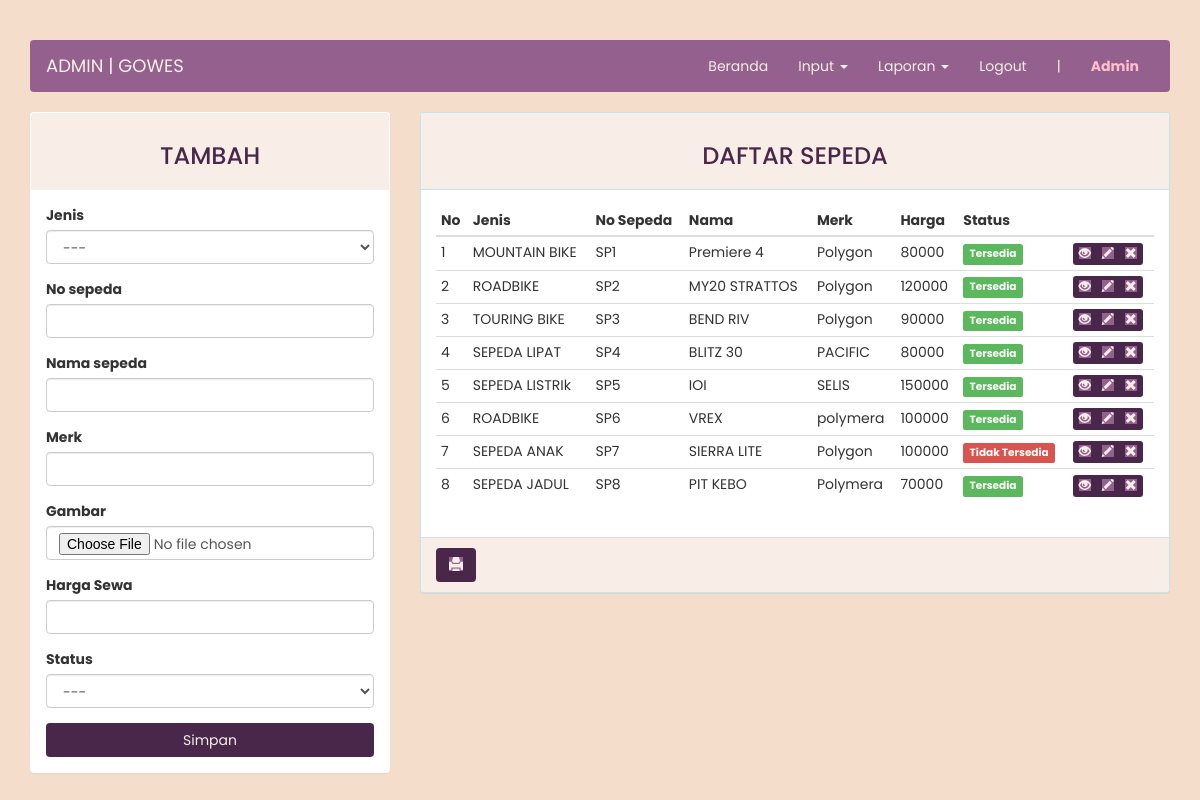
The app's page /homepage/pemesanan/admin/index.php?page=sepeda (signed in) with its own data.
### tables this page shows
CREATE TABLE `sepeda` (
  `id_sepeda` int(11) NOT NULL,
  `id_jenis` int(4) NOT NULL,
  `no_sepeda` varchar(10) NOT NULL,
  `merk` varchar(20) NOT NULL,
  `nama_sepeda` varchar(30) NOT NULL,
  `gambar` varchar(100) NOT NULL,
  `harga` int(7) NOT NULL,
  `status` enum('0','1') NOT NULL
);

CREATE TABLE `jenis` (
  `id_jenis` int(4) NOT NULL,
  `nama` varchar(30) NOT NULL
);

### homepage/pemesanan/admin/page/sepeda.php (the view, shortened to what this page needs)
<?php
$update = (isset($_GET['action']) AND $_GET['action'] == 'update') ? true : false;
?>
<div class="row">
	<div class="col-md-4 hidden-print">
	    <div class="panel panel-<?= ($update)  ?>">
	        <div class="panel-heading"><h3 class="text-center"><?= ($update) ? "EDIT" : "TAMBAH" ?></h3></div>
	        <div class="panel-body">
	            <form action="<?=$_SERVER['REQUEST_URI']?>" method="POST" enctype="multipart/form-data">
	                <div class="form-group">
	                    <label for="id_jenis">Jenis</label>
											<select class="form-control" name="id_jenis">
												<option>---</option>
											</select>
	                </div>
	                <div class="form-group">
	                    <label for="no_sepeda">No sepeda</label>
	                    <input type="text" name="no_sepeda" class="form-control" <?= (!$update) ?: 'value="'.$row["no_sepeda"].'"' ?>>
	                </div>
	                <div class="form-group">
	                    <label for="nama_sepeda">Nama sepeda</label>
	                    <input type="text" name="nama_sepeda" class="form-control" <?= (!$update) ?: 'value="'.$row["nama_sepeda"].'"' ?>>
	                </div>
	                <div class="form-group">
	                    <label for="merk">Merk</label>
	                    <input type="text" name="merk" class="form-control" <?= (!$update) ?: 'value="'.$row["merk"].'"' ?>>
	                </div>
	                <div class="form-group">
	                    <label for="gambar">Gambar</label>
	                    <input type="file" name="gambar" class="form-control">
	                </div>
	                <div class="form-group">
	                    <label for="harga">Harga Sewa</label>
	                    <input type="text" name="harga" class="form-control" <?= (!$update) ?: 'value="'.$row["harga"].'"' ?>>
	                </div>
	                <div class="form-group">
	                    <label for="status">Status</label>
											<select class="form-control" name="status">
												<option>---</option>
											</select>
	                </div>
	                <button type="submit" class="btn btn-<?= ($update) ?> btn-block simpan">Simpan</button>
	            </form>
	        </div>
	    </div>
	</div>
	<div class="col-md-8">
	    <div class="panel panel-info">
	        <div class="panel-heading"><h3 class="text-center">DAFTAR SEPEDA</h3></div>
	        <div class="panel-body">
	            <table class="table table-condensed table-hover table-responsive">
	                <thead>
	                    <tr>
	                        <th>No</th>
	                        <th>Jenis</th>
	                        <th>No Sepeda</th>
	                        <th>Nama</th>
	                        <th>Merk</th>
	                        <th>Harga</th>
	                        <th>Status</th>
	                        <th class="hidden-print"></th>
	                    </tr>
	                </thead>
	                <tbody>
	                    <?php $no = 1; ?>
	                    <?php if ($query = $connection->query("SELECT * FROM sepeda JOIN jenis USING(id_jenis)")): ?>
	                        <?php while($row = $query->fetch_assoc()): ?>
	                        <tr>
	                            <td><?=$no++?></td>
															<td><?=$row['nama']?></td>
															<td><?=$row['no_sepeda']?></td>
															<td><?=$row['nama_sepeda']?></td>
															<td><?=$row['merk']?></td>
															<td><?=$row['harga']?></td>
															<td><span class="label label-<?=($row['status']) ? "success" : "danger" ?>"><?=($row['status']) ? "Tersedia" : "Tidak Tersedia" ?></span></td>
	                            <td class="hidden-print">
	                                <div class="btn-group">
	                                    <a href="../assets/img/mobil/<?=$row['gambar']?>" class="btn  btn-xs fancybox">
										<span class="glyphicon glyphicon-eye-open"></span></a>
	                                    <a href="?page=sepeda&action=update&key=<?=$row['id_sepeda']?>" class="btn btn-xs">
									<span class="glyphicon glyphicon-pencil"></span></a>
	                                    <a href="?page=sepeda&action=delete&key=<?=$row['id_sepeda']?>" class="btn btn-xs">
									<span class="glyphicon glyphicon-remove"></span></a>
	                                </div>
	                            </td>
	                        </tr>
	                        <?php endwhile ?>
	                    <?php endif ?>
	                </tbody>
	            </table>
	        </div>
			    <div class="panel-footer hidden-print">
			        <a onClick="window.print();return false" class="btn "><i class="glyphicon glyphicon-print"></i></a>
			    </div>
	    </div>
	</div>
</div>

### homepage/pemesanan/admin/index.php (style rules this page uses)
* { font-family: 'Poppins', sans-serif; }
body { margin-top: 40px; background-color: #F4DECB; }
.panel .panel-heading { background-color:#F8EEE7; }
.panel-footer { background-color: #F8EEE7; }
.simpan { -webkit-animation: glowing 1300ms infinite; -moz-animation: glowing 1300ms infinite; -o-animation: glowing 1300ms infinite; animation: glowing 1300ms infinite; }
.btn { background-color: #49274A; color: #F8EEE7; }
.text-center { color: #49274A; }
.btn:hover, .glyphicon { background-color: #94618E; }

### records on screen
sepeda: id_jenis.nama "MOUNTAIN BIKE", no_sepeda "SP1", nama_sepeda "Premiere 4", merk "Polygon", harga "80000", status "Tersedia"
sepeda: id_jenis.nama "ROADBIKE", no_sepeda "SP2", nama_sepeda "MY20 STRATTOS", merk "Polygon", harga "120000", status "Tersedia"
sepeda: id_jenis.nama "TOURING BIKE", no_sepeda "SP3", nama_sepeda "BEND RIV", merk "Polygon", harga "90000", status "Tersedia"
sepeda: id_jenis.nama "SEPEDA LIPAT", no_sepeda "SP4", nama_sepeda "BLITZ 30", merk "PACIFIC", harga "80000", status "Tersedia"
sepeda: id_jenis.nama "SEPEDA LISTRIk", no_sepeda "SP5", nama_sepeda "IOI", merk "SELIS", harga "150000", status "Tersedia"
sepeda: id_jenis.nama "ROADBIKE", no_sepeda "SP6", nama_sepeda "VREX", merk "polymera", harga "100000", status "Tersedia"
sepeda: id_jenis.nama "SEPEDA ANAK", no_sepeda "SP7", nama_sepeda "SIERRA LITE", merk "Polygon", harga "100000", status "Tidak Tersedia"
sepeda: id_jenis.nama "SEPEDA JADUL", no_sepeda "SP8", nama_sepeda "PIT KEBO", merk "Polymera", harga "70000", status "Tersedia"

### other values on screen
$_SESSION["admin"]["username"] "Admin"
